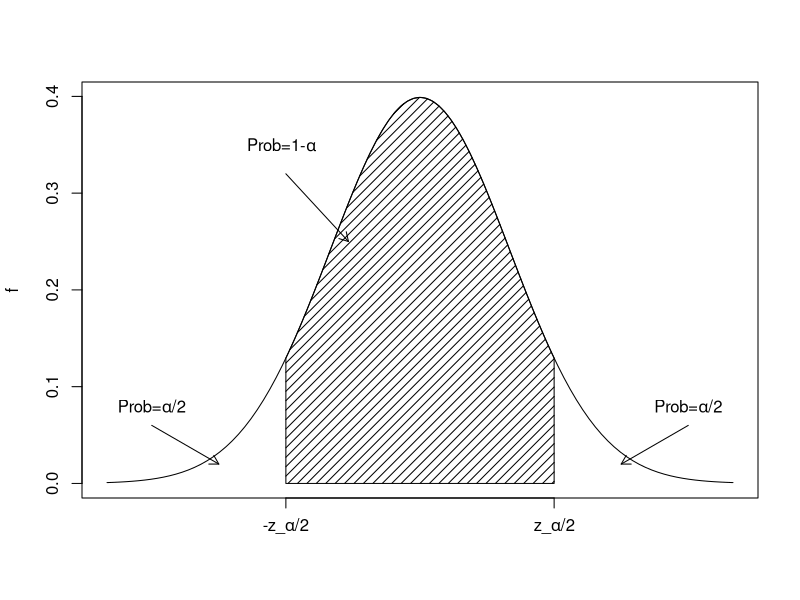

Here is the R script that generated this plot: (Note: this script raises an error after producing the figure.)
## ---- chunk 1
qnorm(.975)
## ---- chunk 2
pnorm(1.96)-pnorm(-1.96)
## ---- chunk 3
curve(dnorm(x),from=-3.5,to=3.5,xaxt="n",xlab="",ylab="f")
polygon(c(-1.5,seq(-1.5,1.5,0.01),1.5),c(0,dnorm(seq(-1.5,1.5,0.01)),0),density=15)
text(-1.55,0.35,expression(paste("Prob=1-",alpha,sep="")))
arrows(-1.5,0.32,-0.8,0.25,length=0.1)
axis(1,at=c(-1.5,1.5),labels=c(expression(paste("-z_",alpha,"/2",sep="")),expression(paste("z_",alpha,"/2",sep=""))))
text(-3,0.08,expression(paste("Prob=",alpha,"/2",sep="")))
arrows(-3,0.06,-2.25,0.02,length=0.1)
text(3,0.08,expression(paste("Prob=",alpha,"/2",sep="")))
arrows(3,0.06,2.25,0.02,length=0.1)
## ---- chunk 4
qnorm(1-0.05/2)
## ---- chunk 5
qnorm(.975)
## ---- chunk 6
temperature <- read_csv("data/temperature.csv")
## ---- chunk 7
temperature %>%
  favstats(~temperature,data=.) %>%
  select(mean,sd,n) %>%
  summarise(lower_bound=mean-qt(0.975,129)*sd/sqrt(n),
            upper_bound=mean+qt(0.975,129)*sd/sqrt(n))
## ---- chunk 8
t_test(~temperature,data=temperature,mu=98.6)
## ---- chunk 9
confint(t_test(~temperature,data=temperature,mu=98.6))
## ---- chunk 10
temperature %>%
  favstats(~temperature,data=.) %>%
  select(mean,sd,n) %>%
  summarise(upper_bound=mean+qt(0.95,129)*sd/sqrt(n))
## ---- chunk 11
confint(t_test(~temperature,data=temperature,alternative="less"))
## ---- chunk 12
stent <- read_csv("data/stent_study.csv")
## ---- chunk 13
tally(~group+outcome30,data=stent,margins = TRUE)
## ---- chunk 14
tally(outcome30~group,data=stent,margins = TRUE,format="proportion")
## ---- chunk 15
obs<-diffprop(outcome30~group,data=stent)
obs
## ---- chunk 16
obs<-diffprop(outcome30~group,data=stent)
obs
## ---- chunk 17
set.seed(2027)
results <- do(10000)*diffprop(outcome30~shuffle(group),data=stent)
## ---- chunk 18
results %>%
  gf_dhistogram(~diffprop,fill="cyan",color="black") %>%
  gf_vline(xintercept =obs ) %>%
  gf_theme(theme_classic()) %>%
  gf_labs(title="Sampling distribution of randomization test",
          x="Difference in proportions",y="")
## ---- chunk 19
2*prop1(~(diffprop<=obs),data=results)
## ---- chunk 20
2*pnorm(-3.16)
## ---- chunk 21
results %>%
  gf_dhistogram(~diffprop,fill="cyan",color="black") %>%
  gf_vline(xintercept =obs ) %>%
  gf_dist("norm",sd=0.0285,color="red") %>%
  gf_theme(theme_classic()) %>%
  gf_labs(title="Sampling distribution of randomization test",
          subtitle="Reference normal distribution in red",
          x="Difference in proportions")
## ---- chunk 22
qnorm(.975)
## ---- chunk 23
prop_test(outcome30~group,data=stent)
## ---- chunk 24
prop_test(outcome30~group,data=stent,correct=FALSE)
